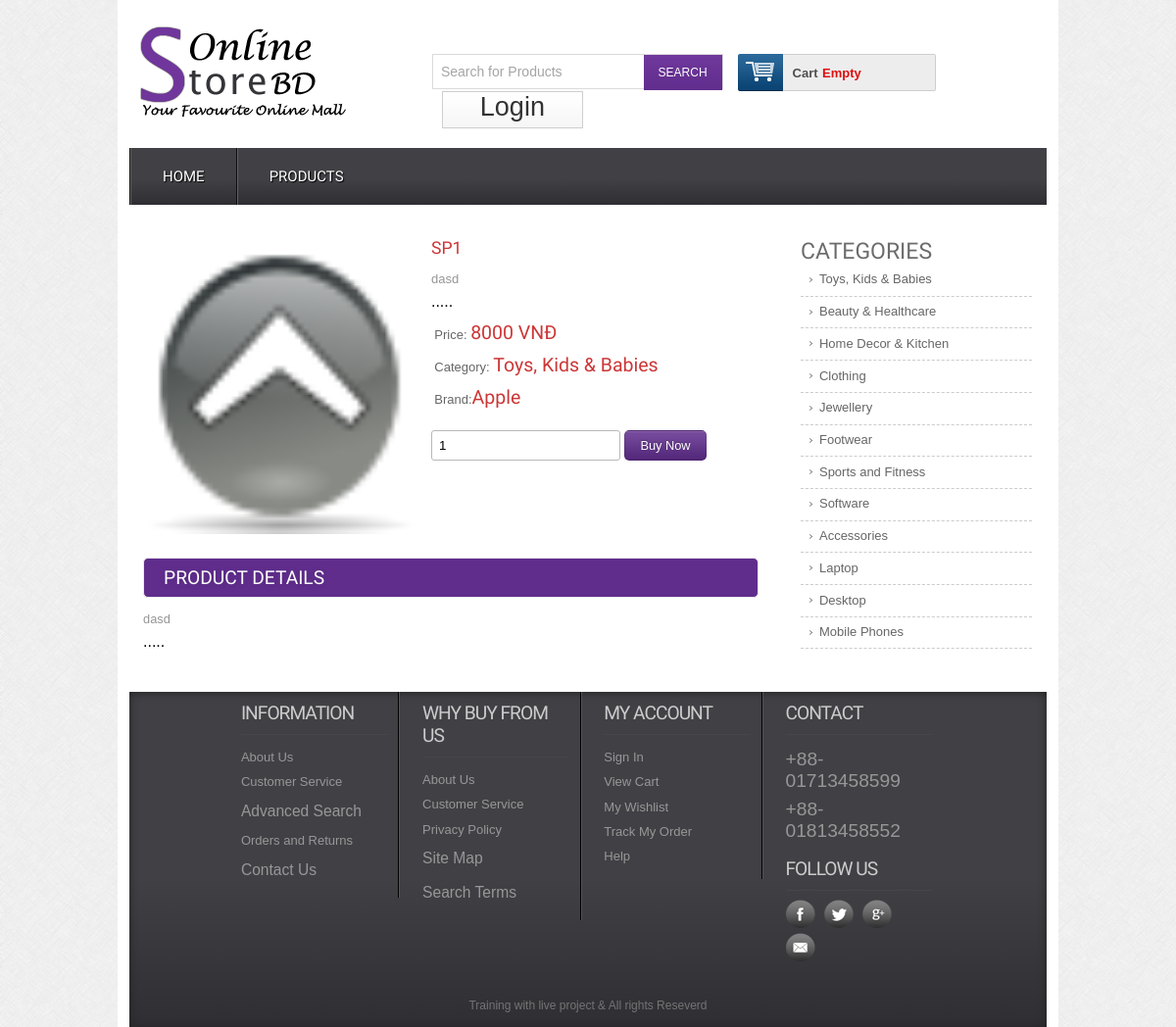
/shop/details.php?proid=6, run on the app's committed database.
### tables this page shows
CREATE TABLE `tbl_product` (
  `productId` int(11) NOT NULL,
  `productName` varchar(255) NOT NULL,
  `catId` int(11) NOT NULL,
  `brandId` int(11) NOT NULL,
  `product_desc` text NOT NULL,
  `type` int(11) NOT NULL,
  `price` varchar(255) NOT NULL,
  `image` varchar(255) NOT NULL
);

CREATE TABLE `tbl_category` (
  `catId` int(11) NOT NULL,
  `catName` varchar(255) NOT NULL
);

CREATE TABLE `tbl_brand` (
  `brandId` int(11) NOT NULL,
  `brandName` varchar(255) NOT NULL
);

### shop/classes/cart.php (called while the page is built, shortened)
<?php
$filepath = realpath(dirname(__FILE__));
include_once ($filepath.'/../lib/database.php');
include_once ($filepath.'/../helpers/format.php');
?>
<?php
    class cart
    {
        private $db;
        public function __construct(){
            $this->db = new Database();
        }
        public function check_cart(){
            $sId = session_id();
            $query = "SELECT * FROM tbl_cart WHERE sId = '$sId'";
            $result = $this->db->select($query);
            return $result;
        }
    }
?>

### shop/lib/database.php (called while the page is built, shortened)
<?php
Class Database{
public $host = DB_HOST;
public $user = DB_USER;
public $pass = DB_PASS;
public $dbname = DB_NAME;
public $link;
private function connectDB(){
    $this->link = new mysqli($this->host, $this->user, $this->pass, $this->dbname);
    if($this->link){
        return false;
    }
}
public function select($query){
    $result = $this->link->query($query) or die($this->link->error.__LINE__);
    if($result->num_rows > 0){
        return $result;
    }else{
        return false;
    }
}
}
?>

### shop/lib/session.php (called while the page is built, shortened)
<?php
Class Session{
    public static function get($key){
        if(isset($_SESSION[$key])){
            return $_SESSION[$key];
        }else{
            return false;
        }
    }
}
?>

### shop/classes/product.php (called while the page is built, shortened)
<?php
$filepath = realpath(dirname(__FILE__));
include_once ($filepath.'/../lib/database.php');
include_once ($filepath.'/../helpers/format.php');
?>
<?php
    class product
    {
        private $db;
        public function __construct(){
            $this->db = new Database();
        }
        public function get_details($id){
            $query = "SELECT tbl_product.*, tbl_category.catName, tbl_brand.brandName
            FROM tbl_product INNER JOIN tbl_category ON tbl_product.catId = tbl_category.catId
                             INNER JOIN tbl_brand ON tbl_product.brandId = tbl_brand.brandId
            WHERE tbl_product.productId = '$id'";
            $result = $this->db->select($query);
            return $result;
        }
    }
?>

### shop/helpers/format.php (called while the page is built, shortened)
<?php
class Format{
    public function textShorten($text, $limit = 400){
        $text = $text. " ";
        $text = substr($text, 0, $limit);
        $text = substr($text, 0, strrpos($text, ' '));
        $text = $text.".....";
        return $text;
    }
}
?>

### shop/classes/category.php (called while the page is built, shortened)
<?php
$filepath = realpath(dirname(__FILE__));
include_once ($filepath.'/../lib/database.php');
include_once ($filepath.'/../helpers/format.php');
?>
<?php
    class category
    {
        private $db;
        public function __construct(){
            $this->db = new Database();
        }
        public function show_category_fontend(){
            $query = "SELECT * FROM tbl_category order by catId desc";
            $result = $this->db->select($query);
            return $result;
        }
    }
?>

### shop/details.php (the view, shortened to what this page needs)
<?php
	include 'inc/header.php';
?>
<?php
   if(isset($_GET['proid']) && $_GET['proid']==NULL){
	echo "<script>window.location ='404.php'</script>";
}
else {
	$id = $_GET['proid'];
}
?>
 <div class="main">
    <div class="content">
    	<div class="section group">
		<?php
		$get_product_details = $product->get_details($id);
		if($get_product_details){
			while($result_details = $get_product_details->fetch_assoc()){
		?>
				<div class="cont-desc span_1_of_2">
					<div class="grid images_3_of_2">
						<img src="admin/uploads/<?php echo $result_details['image'] ?>" alt="" />
					</div>
				<div class="desc span_3_of_2">
					<h2><?php echo $result_details['productName'] ?></h2>
					<p><?php echo $fm->textShorten($result_details['product_desc'], 200) ?></p>
					<div class="price">
						<p>Price: <span><?php echo $result_details['price']." "."VNĐ" ?></span></p>
						<p>Category: <span><?php echo $result_details['catName'] ?></span></p>
						<p>Brand:<span><?php echo $result_details['brandName'] ?></span></p>
					</div>
				<div class="add-cart">
					<form action="" method="post">
						<input type="number" class="buyfield" name="quantity" value="1" min="1"/>
						<input type="submit" class="buysubmit" name="submit" value="Buy Now"/>
					</form>
				</div>
			</div>
			<div class="product-desc">
			<h2>Product Details</h2>
			<p><?php echo $fm->textShorten($result_details['product_desc'], 200) ?></p>
	    </div>
	</div>
	<?php
	}
}
	?>
				<div class="rightsidebar span_3_of_1">
					<h2>CATEGORIES</h2>
					<ul>
						<?php
						$getall_category = $cat->show_category_fontend();
						if($getall_category){
							while($result_allcat = $getall_category->fetch_assoc()){
						?>
				      <li><a href=""><?php echo $result_allcat['catName'] ?></a></li>
				     	<?php
							}
						}
						?>
    				</ul>
 				</div>
 		</div>
 	</div>
<?php
 include 'inc/footer.php';
?>

### shop/inc/header.php (shortened to what this page needs)
<?php
    include 'lib/session.php';
?>
<?php
include_once 'lib/database.php';
include_once 'helpers/format.php';
$fm = new Format();
$ct = new cart();
$cat = new category();
$product = new product();
?>
<!DOCTYPE HTML>
<head>
<link href="css/style.css" rel="stylesheet" type="text/css" media="all"/>
<link href="css/menu.css" rel="stylesheet" type="text/css" media="all"/>
</head>
<body>
  <div class="wrap">
		<div class="header_top">
			<div class="logo">
				<a href="index.php"><img src="images/logo.png" alt="" /></a>
			</div>
			  <div class="header_top_right">
			    <div class="search_box">
				    <form>
				    	<input type="text" value="Search for Products" onfocus="this.value = '';" onblur="if (this.value == '') {this.value = 'Search for Products';}"><input type="submit" value="SEARCH">
				    </form>
			    </div>
			    <div class="shopping_cart">
					<div class="cart">
						<a href="#" title="View my shopping cart" rel="nofollow">
								<span class="cart_title">Cart</span>
								<span class="no_product">
									<?php
										$check_cart = $ct->check_cart();
										if($check_cart){
										$sum = Session::get("sum");
										$qty = Session::get("qty");
										echo $sum.' '.'đ'.'-'.'Qty:'.$qty;
										}else{
											echo 'Empty';
										}
									?>
								</span>
							</a>
						</div>
			      </div>
		   <div class="login">
			<?php
			$login_check = Session::get('customer_login');
			if($login_check==false){
				echo ' <a href="login.php">Login</a></div>';
			}else{
				echo '<a href="?customer_id='.Session::get('customer_id').'">Logout</a></div>';
			}
			?>
	 </div>
 </div>
<div class="menu">
	<ul id="dc_mega-menu-orange" class="dc_mm-orange">
	  <li><a href="index.php">Home</a></li>
	  <li><a href="products.php">Products</a> </li>
	</ul>
</div>

### shop/inc/footer.php (shortened to what this page needs)
</div>
   <div class="footer">
   	  <div class="wrapper">
	     <div class="section group">
				<div class="col_1_of_4 span_1_of_4">
						<h4>Information</h4>
						<ul>
						<li><a href="#">About Us</a></li>
						<li><a href="#">Customer Service</a></li>
						<li><a href="#"><span>Advanced Search</span></a></li>
						<li><a href="#">Orders and Returns</a></li>
						<li><a href="#"><span>Contact Us</span></a></li>
						</ul>
					</div>
				<div class="col_1_of_4 span_1_of_4">
					<h4>Why buy from us</h4>
						<ul>
						<li><a href="about.php">About Us</a></li>
						<li><a href="faq.php">Customer Service</a></li>
						<li><a href="#">Privacy Policy</a></li>
						<li><a href="contact.php"><span>Site Map</span></a></li>
						<li><a href="preview.php"><span>Search Terms</span></a></li>
						</ul>
				</div>
				<div class="col_1_of_4 span_1_of_4">
					<h4>My account</h4>
						<ul>
							<li><a href="contact.php">Sign In</a></li>
							<li><a href="index.php">View Cart</a></li>
							<li><a href="#">My Wishlist</a></li>
							<li><a href="#">Track My Order</a></li>
							<li><a href="faq.php">Help</a></li>
						</ul>
				</div>
				<div class="col_1_of_4 span_1_of_4">
					<h4>Contact</h4>
						<ul>
							<li><span>+88-01713458599</span></li>
							<li><span>+88-01813458552</span></li>
						</ul>
						<div class="social-icons">
							<h4>Follow Us</h4>
					   		  <ul>
							      <li class="facebook"><a href="#" target="_blank"> </a></li>
							      <li class="twitter"><a href="#" target="_blank"> </a></li>
							      <li class="googleplus"><a href="#" target="_blank"> </a></li>
							      <li class="contact"><a href="#" target="_blank"> </a></li>
						     </ul>
   	 					</div>
				</div>
			</div>
			<div class="copy_right">
				<p>Training with live project &amp; All rights Reseverd </p>
		   </div>
     </div>
    </div>
    <link href="css/flexslider.css" rel='stylesheet' type='text/css' />
</body>
</html>

### shop/css/menu.css (style rules this page uses)
ul.dc_mm-orange,ul.dc_mm-orange li { border:none; list-style:none; }
ul.dc_mm-orange { background: #414045; background: -moz-linear-gradient(top, #414045 55%, #2f2e33 100%); background: -webkit-gradient(linear, left top, left bottom, color-stop(55%,#414045), color-stop(100%,#2f2e33)); background: -webkit-linear-gradient(top, #414045 55%,#2f2e33 100%); background: -o-linear-gradient(top, #414045 55%,#2f2e33 100%); background: -ms-linear-gradient(top, #414045 55%,#2f2e33 100%); background: linear-gradient(to bottom, #414045 55%,#2f2e33 100%); filter: progid:DXImageTransform.Microsoft.gradient( startColorstr='#414045', endColorstr='#2f2e33',GradientType=0 ); font:normal 13px Arial,sans-serif; padding:0; position:relative; width:100%; }
ul.dc_mm-orange li { float:left; margin:0; padding:0; }
ul.dc_mm-orange li a { color:#fff; display:block; float:left; font-size:15px; padding:20px 32px; text-decoration:none; text-shadow:1px 1px 1px #000; text-transform:uppercase; font-family:'Doppio One', sans-serif; border-left:2px groove #636363; }

### data on the page
tbl_product: image (picture), productName "SP1", product_desc "dasd .....", price "8000", catId.catName "Toys, Kids & Babies", brandId.brandName "Apple"
tbl_category: catName "Toys, Kids & Babies"
tbl_category: catName "Beauty & Healthcare"
tbl_category: catName "Home Decor & Kitchen"
tbl_category: catName "Clothing"
tbl_category: catName "Jewellery"
tbl_category: catName "Footwear"
tbl_category: catName "Sports and Fitness"
tbl_category: catName "Software"
tbl_category: catName "Accessories"
tbl_category: catName "Laptop"
tbl_category: catName "Desktop"
tbl_category: catName "Mobile Phones"
